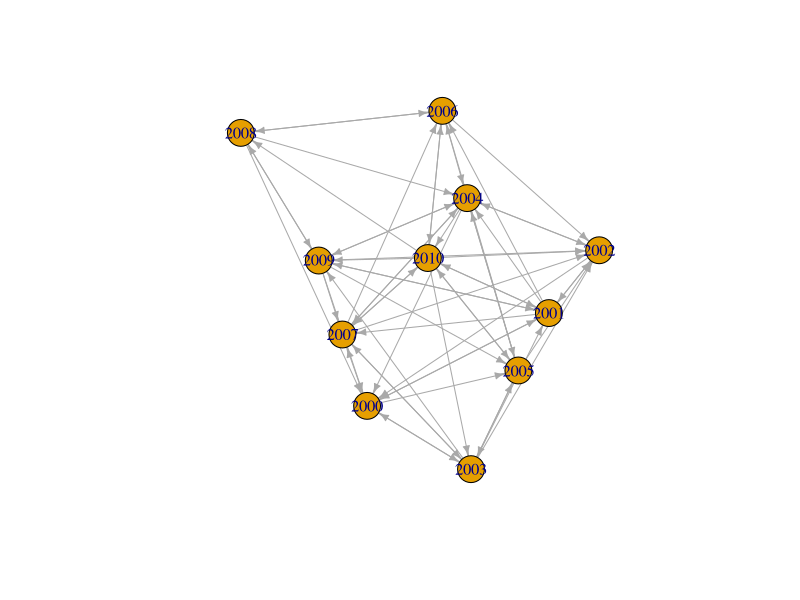
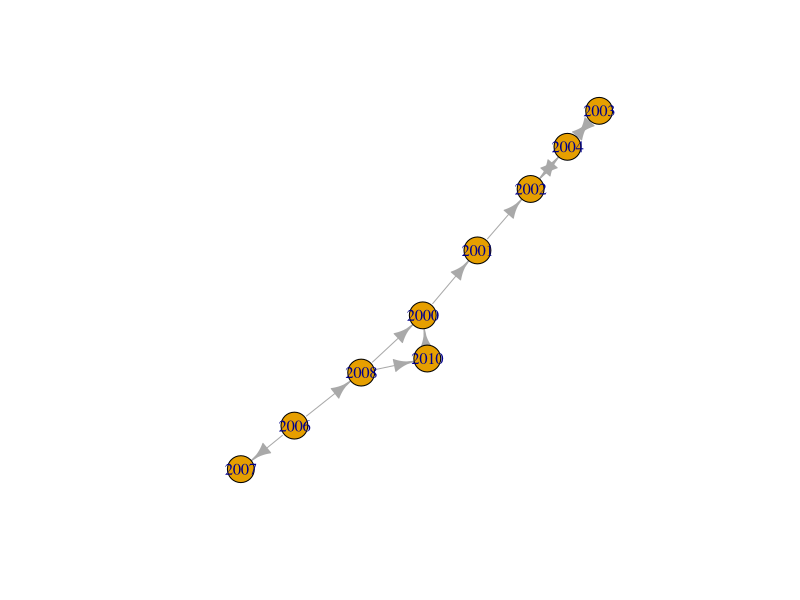
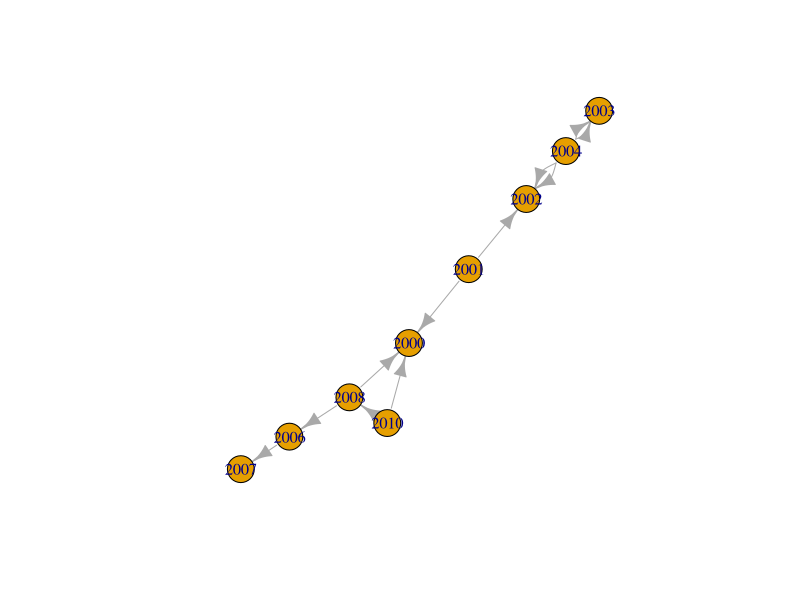

Generate these figures, in order, with R:
#IGRAPH 

library(igraph)

#Read the given adjacency matrix into R 
adj<-read.csv("dataset_lab5_adjacency.csv",sep = ",",header = TRUE,row.names = 1,check.names = FALSE)

#Read the given edge matrix into R
edges<-read.csv("dataset_lab5_edges.csv",sep = ",",header = TRUE)

#Create and plot the graph from the adjacency matrix and edge matrix 
adj_matrix=as.matrix(adj)
graph_adj<-graph.adjacency(adj_matrix,mode="directed",weighted=TRUE,diag = FALSE)
plot.igraph(graph_adj,vertex.label=V(graph_adj)$name,layout=layout.fruchterman.reingold,edge.arrow.size=0.5)
edges[,1]=as.character(edges[,1])
edges[,2]=as.character(edges[,2])
edges=as.matrix(edges)
graph_edge<-graph.edgelist(edges[,1:2])
plot.igraph(graph_edge)

#Display the edges & vertices, the network as matrix and the names of vertices
edges_graph_adj<-get.edgelist(graph_adj)
edges_graph_edge<-get.edgelist(graph_edge)
vertices_graph_adj<-V(graph_adj)
vertices_graph_edge<-V(graph_edge)
matrix_graph_adj<-get.adjacency(graph_adj)
matrix_graph_edge<-get.adjacency(graph_edge)
vertices_name_graph_adj<-V(graph_adj)$name
vertices_name_graph_edge<-V(graph_edge)$name

#Find the count of vertices and edges of the created graph
vertex_count_graph_adj<-vcount(graph_adj)
vertext_count_graph_edge<-vcount(graph_edge)
edge_count_graph_adj<-ecount(graph_adj)
edge_count_graph_edges<-ecount(graph_edge)

#Display the adjacency vertices of each vertex(individual) in the created graph
adj_vertices_graph_adj<-adjacent_vertices(graph_adj,V(graph_adj),mode=c("all"))
adj_vertices_graph_edge<-adjacent_vertices(graph_edge,V(graph_edge),mode=c("all"))

#Find the min and max degree of the created graph
min_degree_graph_adj<-min(degree(graph_adj))
min_degree_graph_edge<-min(degree(graph_edge))
max_degree_graph_adj<-max(degree(graph_adj))
max_degree_graph_edge<-max(degree(graph_edge))

#Create & set vertex attribute property named profit and values("+", "-", "+", "-", "+", "-","+", "-", "+")
graph_adj<-set.vertex.attribute(graph_adj,name="profit",value = c("+", "-", "+", "-", "+", "-","+", "-", "+","-","+"))
graph_edge<-set.vertex.attribute(graph_edge,name="profit",value = c("+", "-", "+", "-", "+", "-","+", "-", "+"))

#Create & set vertex attribute property named type and values(either leap or non-leap year)
graph_adj<-set.vertex.attribute(graph_adj,name="type",value=ifelse(as.numeric(V(graph_adj)$name)%%4==0,"leap","non-leap"))
graph_adj<-set.vertex.attribute(graph_edge,name="type",value=ifelse(as.numeric(V(graph_edge)$name)%%4==0,"leap","non-leap"))
get.vertex.attribute(graph_adj,name="type",V(graph_adj))
get.vertex.attribute(graph_edge,name="type",V(graph_edge))

#Create & set edge attribute named weight and values (if edge exits in between leap year vertices then 5 else 1 )
check_leap_year<-function(year){
  ifelse(((year%%4==0) & (year%%100!=0)) | (year%%400==0),return(TRUE),return(FALSE))
}
get_weight<-function(year1,year2){
  ifelse(check_leap_year(year1) & check_leap_year(year2),return(5),return(1))
}
for(i in seq(1,length(edges[,1]))){
  E(graph_edge)[i]$weight=get_weight(as.numeric(edges[i,1]),as.numeric(edges[i,2]))
  print(E(graph_edge)[i]$weight)
}

#Convert the created un-directed graph into directed graph based on the following rule:
#a.edge directed towards high value vertex
#b.if any one of the vertex is leap year then put the reverse edge with same weight
new_edge_list=c()
for(i in seq(1,length(edges[,1]))){
  if(edges[i,1]>edges[i,2]){
    temp<-c(edges[i,2],edges[i,1])
  }
  else{
    temp<-c(edges[i,1],edges[i,2])
  }
  if(check_leap_year(as.numeric(edges[i,1]))==TRUE | check_leap_year(as.numeric(edges[i,2]))){
    temp<-rev(temp)
  }
  new_edge_list<-c(new_edge_list,temp)
}
new_directed_graph=make_graph(as.character(new_edge_list),directed=TRUE)
plot(new_directed_graph)

#Display the adjacency matrix of the resultant directed graph
get.adjacency(new_directed_graph)

#Display the in-degree and out-degree of each vertex of resultant directed graph
print("In-degrees: ")
degree(new_directed_graph,V(new_directed_graph),mode=c("in"))
print("Out-degrees: ")
degree(new_directed_graph,V(new_directed_graph),mode=c("out"))
